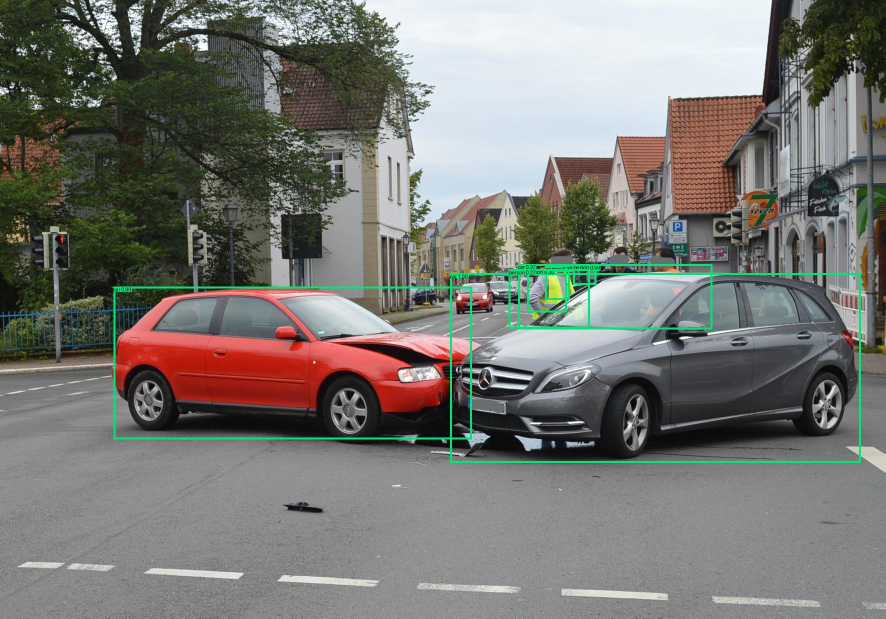
#> input picture data/samples/road_1.jpg, 1771 x 1237 px (shown at 1/2 size)
$ python -i plate_localization.py   (imports and definitions only)   (older library calls are emulated)
#> lines starting #> are read from the running program, lines starting #| are printed output that depends on the picture; after the words box and inside, x2 and y2 are one past the last pixel; in counts of white or black regions, pixels touching at a corner belong together
#> further down, picture is the input picture: shape (1237, 1771, 3); mean B, G, R 114.8, 119.6, 120.1
"""Multi-path classical number-plate candidate localization.

This module proposes plate-shaped image regions using OpenCV morphology,
gradients, adaptive thresholds and geometric filters. Proposals are not
confirmed plates; OCR/format checks must rank them separately.
"""
from __future__ import annotations

from typing import Any, Dict, List, Optional, Tuple

import cv2
import numpy as np


def _iou(a: List[int], b: List[int]) -> float:
    ax, ay, aw, ah = a
    bx, by, bw, bh = b
    x1, y1 = max(ax, bx), max(ay, by)
    x2, y2 = min(ax + aw, bx + bw), min(ay + ah, by + bh)
    inter = max(0, x2 - x1) * max(0, y2 - y1)
    union = aw * ah + bw * bh - inter
    return float(inter / union) if union else 0.0


def _candidate_score(box: Tuple[int, int, int, int], edge_map: np.ndarray) -> tuple[float, float, float]:
    x, y, w, h = box
    ar = w / float(max(1, h))
    crop = edge_map[y:y + h, x:x + w]
    density = float(cv2.countNonZero(crop)) / float(max(1, w * h))
    # Indian registration plates are commonly wide rectangles. This is a
    # ranking prior only; it is not a hard format detector.
    ratio_fit = max(0.0, 1.0 - abs(ar - 4.0) / 3.0)
    edge_fit = min(1.0, density * 4.0)
    horizontal_fit = min(1.0, (w / float(max(1, h))) / 4.0)
    score = 0.50 * ratio_fit + 0.35 * edge_fit + 0.15 * horizontal_fit
    return round(score, 4), round(ar, 3), round(density, 4)


def _deduplicate(candidates: List[Dict[str, Any]], iou_threshold: float = 0.45) -> List[Dict[str, Any]]:
    ordered = sorted(candidates, key=lambda item: item["score"], reverse=True)
    kept: List[Dict[str, Any]] = []
    for candidate in ordered:
        if all(_iou(candidate["bbox"], prior["bbox"]) < iou_threshold for prior in kept):
            kept.append(candidate)
    return kept


def localize_plate_candidates(
    image: np.ndarray,
    search_regions: Optional[List[Tuple[int, int, int, int]]] = None,
    min_aspect_ratio: float = 1.8,
    max_aspect_ratio: float = 6.5,
    min_area: int = 250,
    max_area: int = 250000,
) -> List[Dict[str, Any]]:
    """Return plate-like candidate crops using several classical CV pathways.

    Search regions are additional ROIs, not a replacement for full-frame
    search. Callers that need both should invoke this function for each set
    and merge the results.
    """
#> called with min_aspect_ratio = 1.8, max_aspect_ratio = 6.5, min_area = 250, max_area = 250000
    if image is None or image.size == 0:
        return []
    if image.ndim not in (2, 3):
        return []

    h_img, w_img = image.shape[:2]
#> h_img = 1237; w_img = 1771
    gray = cv2.cvtColor(image, cv2.COLOR_BGR2GRAY) if image.ndim == 3 else image
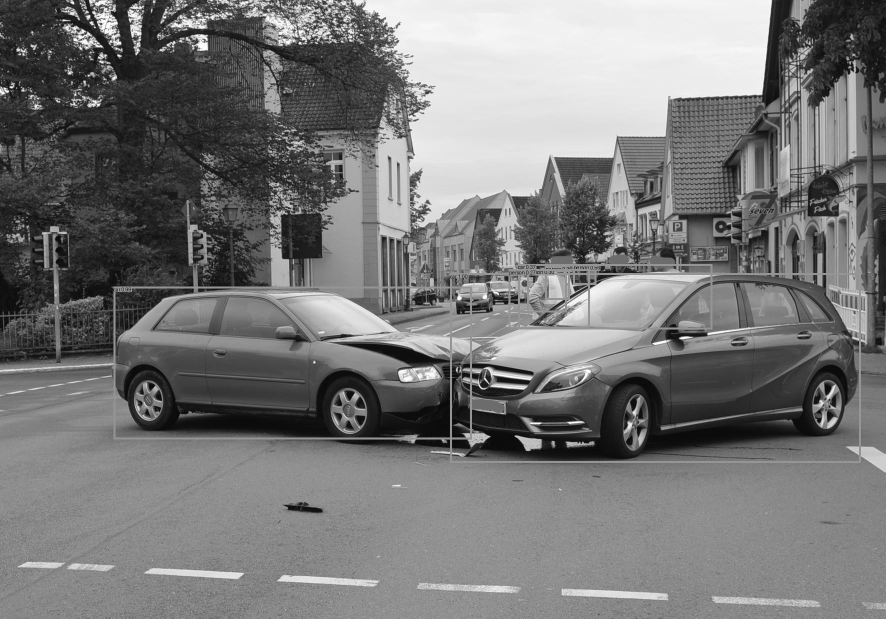
#> gray: shape (1237, 1771) (shown at 1/2 size); min 0, max 255, mean 119.2
    regions = [(0, 0, w_img, h_img)]
#> regions = [(0, 0, 1771, 1237)]
    if search_regions:
        regions.extend(search_regions)

    candidates: List[Dict[str, Any]] = []
    seen_regions = set()

    for rx, ry, rw, rh in regions:
        rx = max(0, min(int(rx), w_img - 1))
        ry = max(0, min(int(ry), h_img - 1))
        rw = max(1, min(int(rw), w_img - rx))
        rh = max(1, min(int(rh), h_img - ry))
        region_key = (rx, ry, rw, rh)
        if region_key in seen_regions:
            continue
        seen_regions.add(region_key)

        roi = gray[ry:ry + rh, rx:rx + rw]
        if roi.shape[0] < 18 or roi.shape[1] < 36:
            continue

        clahe = cv2.createCLAHE(clipLimit=2.0, tileGridSize=(8, 8))
        enhanced = clahe.apply(roi)
        blurred = cv2.GaussianBlur(enhanced, (3, 3), 0)
        grad_x = cv2.convertScaleAbs(cv2.Sobel(blurred, cv2.CV_32F, 1, 0, ksize=3))
        edge_map = cv2.Canny(blurred, 40, 140)

        # Multiple pathways reduce dependence on a single lighting/polarity
        # assumption. Kernels scale with the ROI instead of assuming one plate size.
        close_w = max(11, min(31, int(round(rw * 0.055))))
        if close_w % 2 == 0:
            close_w += 1
        blackhat_kernel = cv2.getStructuringElement(
            cv2.MORPH_RECT,
            (max(9, min(29, int(round(rw * 0.07))) | 1), max(3, min(9, int(round(rh * 0.12))) | 1)),
        )
        blackhat = cv2.morphologyEx(enhanced, cv2.MORPH_BLACKHAT, blackhat_kernel)
        tophat = cv2.morphologyEx(enhanced, cv2.MORPH_TOPHAT, blackhat_kernel)

        paths: List[np.ndarray] = []
        for source in (grad_x, cv2.add(grad_x, blackhat), cv2.add(grad_x, tophat)):
            source_blur = cv2.GaussianBlur(source, (5, 5), 0)
            _, otsu = cv2.threshold(source_blur, 0, 255, cv2.THRESH_BINARY + cv2.THRESH_OTSU)
            paths.append(otsu)

        for polarity in (cv2.THRESH_BINARY, cv2.THRESH_BINARY_INV):
            adaptive = cv2.adaptiveThreshold(
                enhanced, 255, cv2.ADAPTIVE_THRESH_GAUSSIAN_C, polarity,
                25 if min(roi.shape) >= 25 else  fifteen_odd(min(roi.shape)), 7
            )
            paths.append(adaptive)

        for binary in paths:
            close_kernel = cv2.getStructuringElement(cv2.MORPH_RECT, (close_w, 3))
            merged = cv2.morphologyEx(binary, cv2.MORPH_CLOSE, close_kernel, iterations=1)
            merged = cv2.morphologyEx(
                merged, cv2.MORPH_OPEN,
                cv2.getStructuringElement(cv2.MORPH_RECT, (2, 2))
            )
            contours, _ = cv2.findContours(merged, cv2.RETR_EXTERNAL, cv2.CHAIN_APPROX_SIMPLE)

            for contour in contours:
                px, py, pw, ph = cv2.boundingRect(contour)
                area = pw * ph
                if area < min_area or area > max_area:
                    continue
                if pw < 28 or ph < 9:
                    continue
                ar = pw / float(max(1, ph))
                if not min_aspect_ratio <= ar <= max_aspect_ratio:
                    continue

                # Expand the crop slightly so outer plate borders and edge
                # characters are not cut off by the morphology contour.
                pad_x = max(2, int(round(pw * 0.05)))
                pad_y = max(2, int(round(ph * 0.12)))
                x1 = max(0, rx + px - pad_x)
                y1 = max(0, ry + py - pad_y)
                x2 = min(w_img, rx + px + pw + pad_x)
                y2 = min(h_img, ry + py + ph + pad_y)
                crop = image[y1:y2, x1:x2]
                if crop.size == 0:
                    continue

                local_edges = edge_map[py:py + ph, px:px + pw]
                score, measured_ar, density = _candidate_score((px, py, pw, ph), edge_map)
                candidates.append({
                    "bbox": [int(x1), int(y1), int(x2 - x1), int(y2 - y1)],
                    "contour_bbox": [int(rx + px), int(ry + py), int(pw), int(ph)],
                    "aspect_ratio": round(measured_ar, 2),
                    "area": int((x2 - x1) * (y2 - y1)),
                    "edge_density": density,
                    "score": score,
                    "crop": crop,
                    "method": "MULTI_PATH_CLASSICAL_MORPHOLOGY",
                    "search_region": list(region_key),
                })
#> this loop made 1 pass
#> pass 1, in localize_plate_candidates, `enhanced = clahe.apply(roi)`:
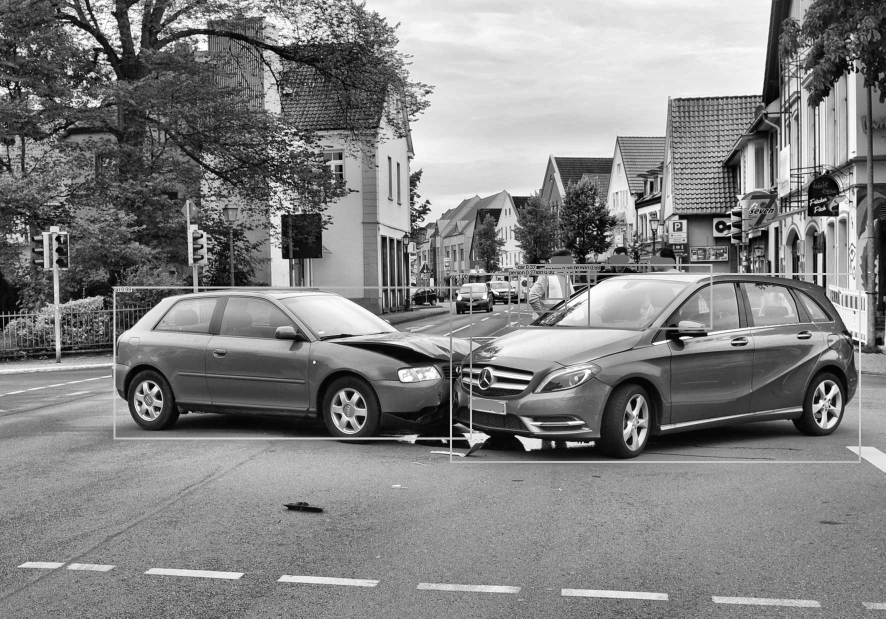
#> enhanced: shape (1237, 1771) (shown at 1/2 size); min 0, max 255, mean 130.8
#> pass 1, in localize_plate_candidates, `grad_x = cv2.convertScaleAbs(cv2.Sobel(blurred, cv2.CV_32F, 1, 0, ksiz..`:
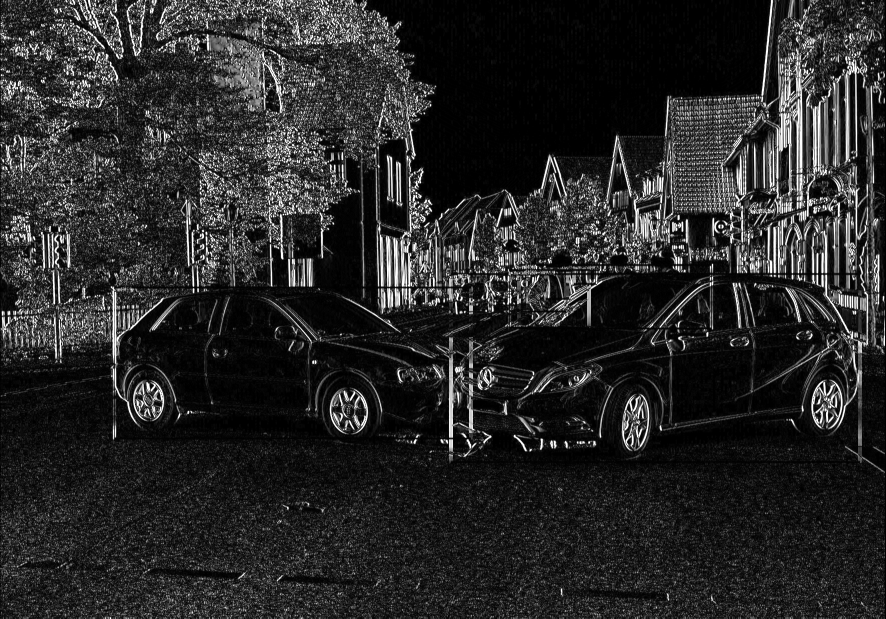
#> grad_x: shape (1237, 1771) (shown at 1/2 size); min 0, max 255, mean 40
#> pass 1, in localize_plate_candidates, `edge_map = cv2.Canny(blurred, 40, 140)`:
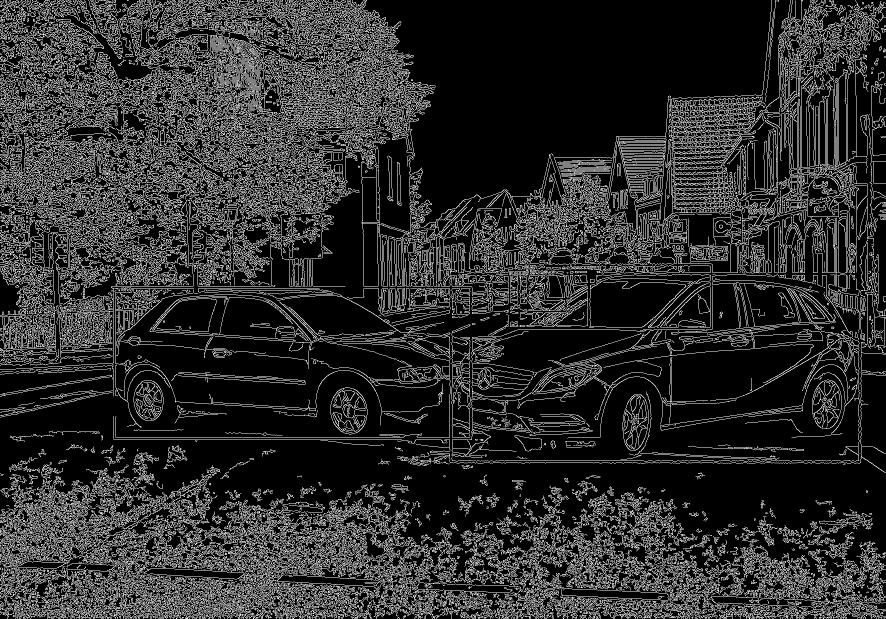
#> edge_map: shape (1237, 1771) (shown at 1/2 size); 17.6% white in thin lines or dots
#> after the loop:
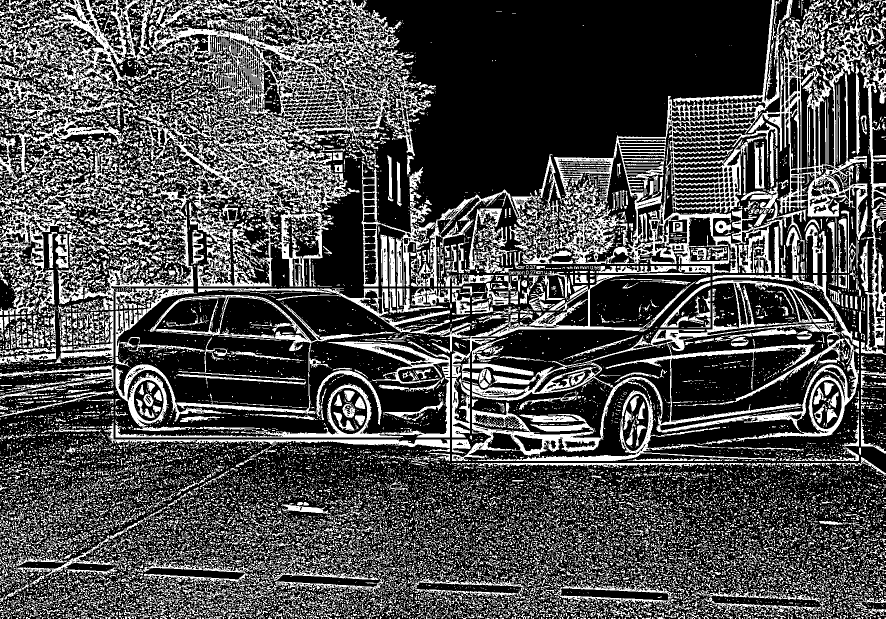
#> binary: shape (1237, 1771) (shown at 1/2 size); 30.1% white; 19109 white regions (16132 under 20 px), largest, box (x1, y1, x2, y2) and area: (279, 0, 828, 573) 67480, (1075, 0, 1613, 546) 43734, (944, 560, 1718, 884) 29925
#> after the loop:
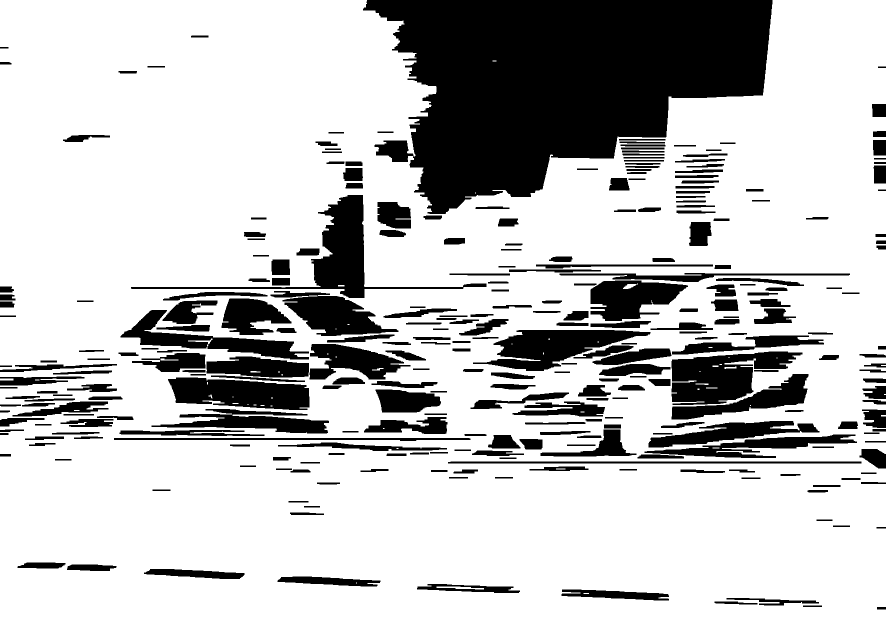
#> merged: shape (1237, 1771) (shown at 1/2 size); 75.8% white; 303 black regions, largest, box (x1, y1, x2, y2) and area: (726, 0, 1545, 428) 221967, (262, 390, 973, 596) 18189, (1343, 703, 1605, 810) 16411
#> after the loop:
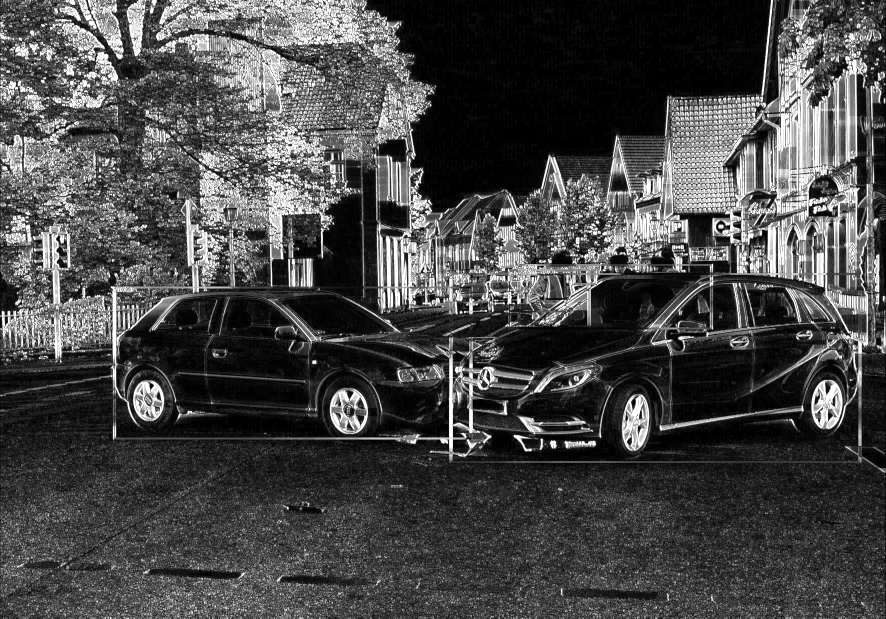
#> source: shape (1237, 1771) (shown at 1/2 size); min 0, max 255, mean 71.3

    return _deduplicate(candidates)[:30]
#> the loop in _deduplicate, `for candidate in ordered:` made 94 passes


def fifteen_odd(limit: int) -> int:
    """Return a legal adaptive-threshold block size for very small ROIs."""
    value = max(3, limit - 1)
    return value if value % 2 else value - 1

>>> import cv2
>>> picture = cv2.imread('../../data/samples/road_1.jpg')
>>> result = localize_plate_candidates(picture)

$ run again, on data/samples/road_3.jpg
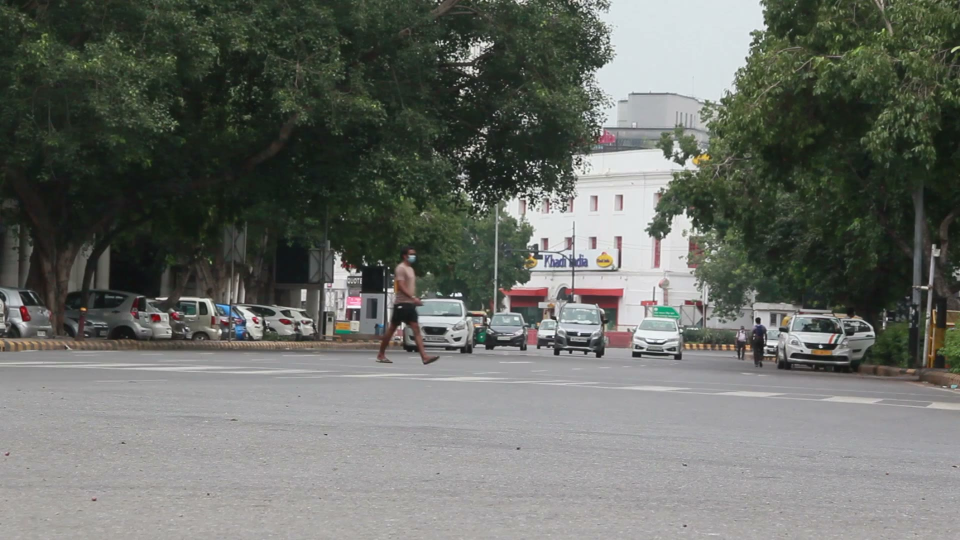
#> input picture data/samples/road_3.jpg, 1920 x 1080 px (shown at 1/2 size)
#> picture is the input picture: shape (1080, 1920, 3); mean B, G, R 102.5, 108.4, 105.2
#> the loop in localize_plate_candidates, `for rx, ry, rw, rh in regions:` made 1 pass
#> pass 1, in localize_plate_candidates, `edge_map = cv2.Canny(blurred, 40, 140)`:
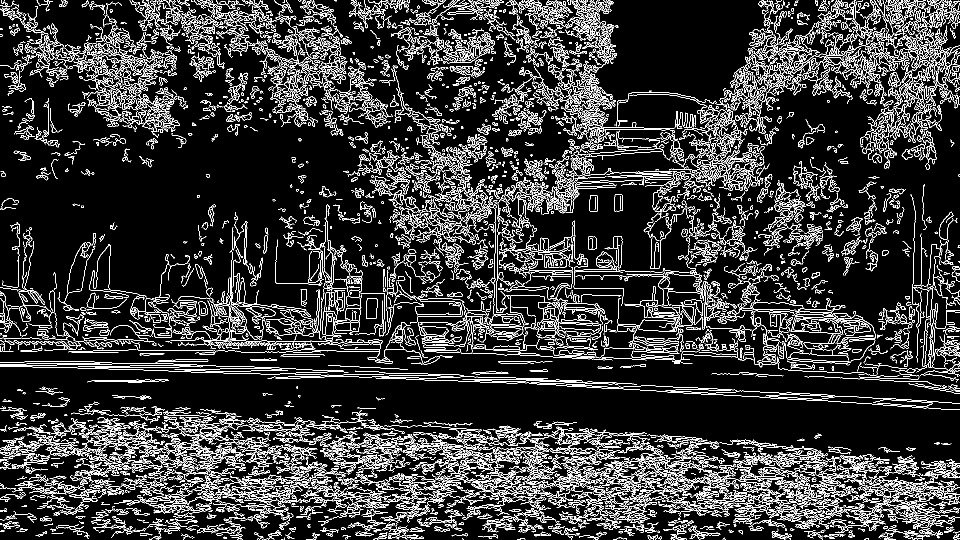
#> edge_map: shape (1080, 1920) (shown at 1/2 size); 13.4% white in thin lines or dots
#> after the loop in localize_plate_candidates, `for rx, ry, rw, rh in regions:`:
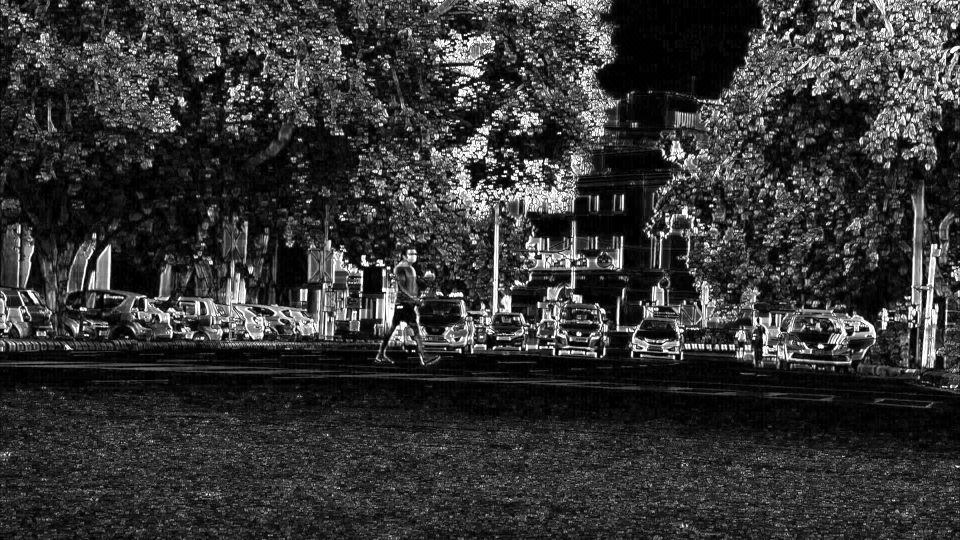
#> source: shape (1080, 1920) (shown at 1/2 size); min 0, max 255, mean 53.2
#> the loop in _deduplicate, `for candidate in ordered:` made 125 passes
